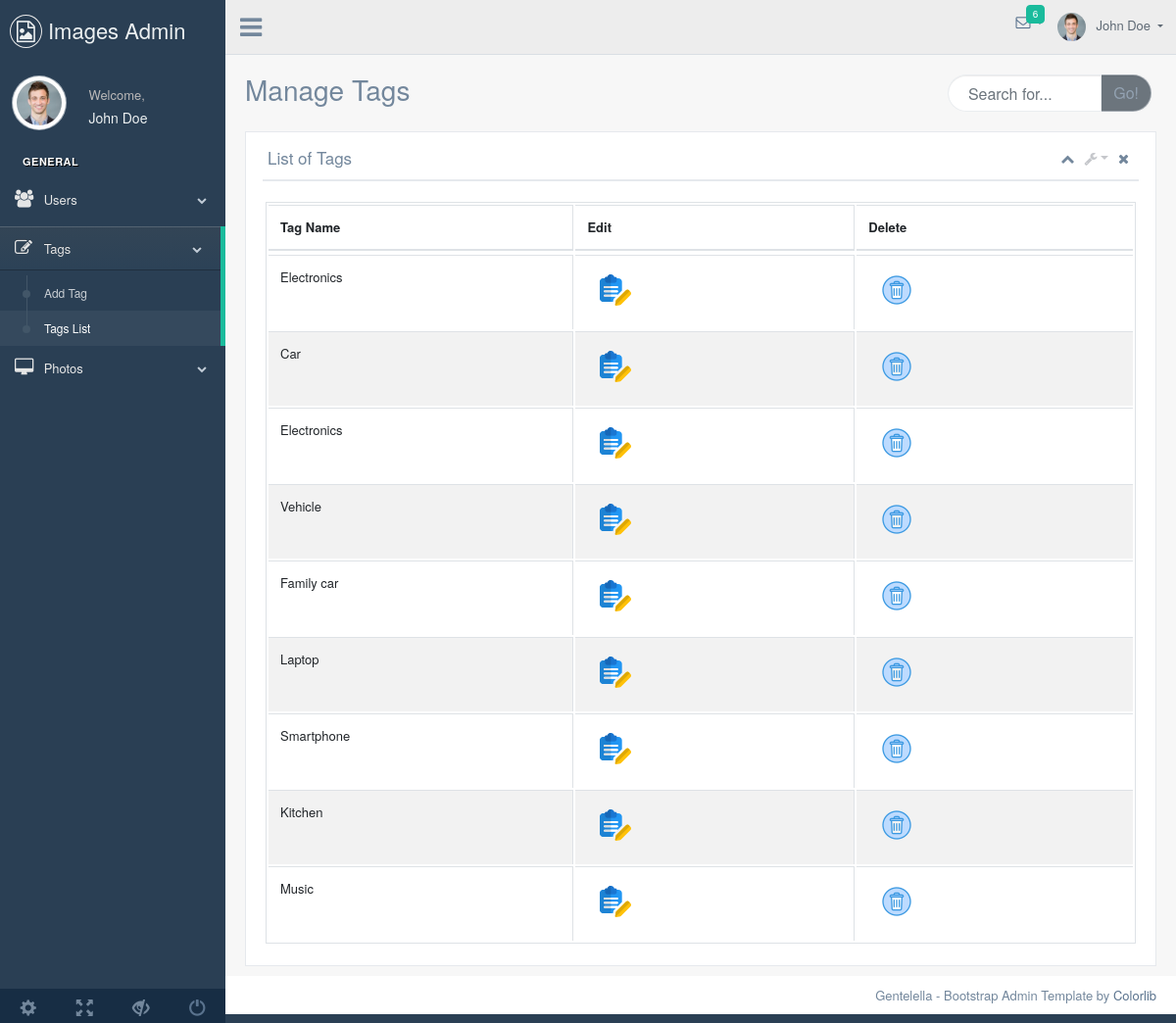
The app's page /admin/category_list.php with its own data.
### tables this page shows
CREATE TABLE `category` (
  `tag_id` int(10) NOT NULL,
  `category_name` varchar(150) NOT NULL
);

### admin/category_list.php (the view, shortened to what this page needs)
<?php
include('./dbcars_connection.php');
$data = $conn->query("select * from category")->fetchAll();
?>
<!DOCTYPE html>
<html lang="en">
  <head>
    <link href="vendors/bootstrap/dist/css/bootstrap.min.css" rel="stylesheet">
    <link href="vendors/font-awesome/css/font-awesome.min.css" rel="stylesheet">
    <link href="vendors/nprogress/nprogress.css" rel="stylesheet">
    <link href="vendors/iCheck/skins/flat/green.css" rel="stylesheet">
    <link href="vendors/datatables.net-bs/css/dataTables.bootstrap.min.css" rel="stylesheet">
    <link href="vendors/datatables.net-buttons-bs/css/buttons.bootstrap.min.css" rel="stylesheet">
    <link href="vendors/datatables.net-fixedheader-bs/css/fixedHeader.bootstrap.min.css" rel="stylesheet">
    <link href="vendors/datatables.net-responsive-bs/css/responsive.bootstrap.min.css" rel="stylesheet">
    <link href="vendors/datatables.net-scroller-bs/css/scroller.bootstrap.min.css" rel="stylesheet">
    <link href="build/css/custom.min.css" rel="stylesheet">
  </head>
  <body class="nav-md">
    <div class="container body">
      <div class="main_container">
        <div class="col-md-3 left_col">
          <div class="left_col scroll-view">
            <div class="navbar nav_title" style="border: 0;">
              <a href="\./cars_project/index1.php" class="site_title"><i class="fa fa-file-image-o"></i></i> <span>Images Admin</span></a>
            </div>
            <div class="profile clearfix">
              <div class="profile_pic">
                <img src="images/img.jpg" alt="..." class="img-circle profile_img">
              </div>
              <div class="profile_info">
                <span>Welcome,</span>
                <h2>John Doe</h2>
              </div>
            </div>
            <br />
					<div id="sidebar-menu" class="main_menu_side hidden-print main_menu">
                    <div class="menu_section">
							<h3>General</h3>
							<ul class="nav side-menu">
								<li><a><i class="fa fa-users"></i> Users <span class="fa fa-chevron-down"></span></a>
								</li>
								<li><a><i class="fa fa-edit"></i> Tags <span class="fa fa-chevron-down"></span></a>
									<ul class="nav child_menu">
										<li><a href="add_category.php">Add Tag</a></li>
										<li><a href="category_list.php">Tags List</a></li>
									</ul>
								</li>
								<li><a><i class="fa fa-desktop"></i> Photos <span class="fa fa-chevron-down"></span></a>
								</li>
							</ul>
						</div>
					</div>
            <div class="sidebar-footer hidden-small">
              <a data-toggle="tooltip" data-placement="top" title="Settings">
                <span class="glyphicon glyphicon-cog" aria-hidden="true"></span>
              </a>
              <a data-toggle="tooltip" data-placement="top" title="FullScreen">
                <span class="glyphicon glyphicon-fullscreen" aria-hidden="true"></span>
              </a>
              <a data-toggle="tooltip" data-placement="top" title="Lock">
                <span class="glyphicon glyphicon-eye-close" aria-hidden="true"></span>
              </a>
              <a data-toggle="tooltip" data-placement="top" title="Logout" href="login.php">
                <span class="glyphicon glyphicon-off" aria-hidden="true"></span>
              </a>
            </div>
          </div>
        </div>
        <div class="top_nav">
            <div class="nav_menu">
                <div class="nav toggle">
                  <a id="menu_toggle"><i class="fa fa-bars"></i></a>
                </div>
                <nav class="nav navbar-nav">
                <ul class=" navbar-right">
                  <li class="nav-item dropdown open" style="padding-left: 15px;">
                    <a href="javascript:;" class="user-profile dropdown-toggle" aria-haspopup="true" id="navbarDropdown" data-toggle="dropdown" aria-expanded="false">
                      <img src="images/img.jpg" alt="">John Doe
                    </a>
                  </li>
                  <li role="presentation" class="nav-item dropdown open">
                    <a href="javascript:;" class="dropdown-toggle info-number" id="navbarDropdown1" data-toggle="dropdown" aria-expanded="false">
                      <i class="fa fa-envelope-o"></i>
                      <span class="badge bg-green">6</span>
                    </a>
                  </li>
                </ul>
              </nav>
            </div>
          </div>
        <div class="right_col" role="main">
          <div class="">
            <div class="page-title">
              <div class="title_left">
                <h3>Manage Tags</h3>
              </div>
              <div class="title_right">
                <div class="col-md-5 col-sm-5 col-xs-12 form-group pull-right top_search">
                  <div class="input-group">
                    <input type="text" class="form-control" placeholder="Search for...">
                    <span class="input-group-btn">
                      <button class="btn btn-secondary" type="button">Go!</button>
                    </span>
                  </div>
                </div>
              </div>
            </div>
            <div class="clearfix"></div>
            <div class="row">
              <div class="col-md-12 col-sm-12 ">
                <div class="x_panel">
                  <div class="x_title">
                    <h2>List of Tags</h2>
                    <ul class="nav navbar-right panel_toolbox">
                      <li><a class="collapse-link"><i class="fa fa-chevron-up"></i></a>
                      </li>
                      <li class="dropdown">
                        <a href="#" class="dropdown-toggle" data-toggle="dropdown" role="button" aria-expanded="false"><i class="fa fa-wrench"></i></a>
                      </li>
                      <li><a class="close-link"><i class="fa fa-close"></i></a>
                      </li>
                    </ul>
                    <div class="clearfix"></div>
                  </div>
                  <div class="x_content">
                      <div class="row">
                          <div class="col-sm-12">
                            <div class="card-box table-responsive">
                    <form action ="" method="GET">
                        <table id="datatable" class="table table-striped table-bordered" style="width:100%">
                        <?php
                        echo "
                        <thead>
                            <tr>
                            <th>Tag Name</th>
                            <th>Edit</th>
                            <th>Delete</th>
                            </tr>
                          </thead>
                          <tbody>
                          <tr>
                          ";
                          foreach ($data as $row){
                            echo"
                            <tr>
                            <td> {$row['category_name']}</td>
                            <td><a href='edit_category.php?id={$row['tag_id']}'><img src='./images/edit.png' class='btn'></a></td>
                            <td><a href='delete_category.php?id={$row['tag_id']}'><img src='./images/delete.png' class='btn'></a></td>
                            </tr>";
                        }
                        echo"</table>";
                        ?>
                      </form>
                  </div>
                  </div>
              </div>
            </div>
                </div>
              </div>
            </div>
          </div>
        </div>
        <footer>
          <div class="pull-right">
            Gentelella - Bootstrap Admin Template by <a href="https://colorlib.com">Colorlib</a>
          </div>
          <div class="clearfix"></div>
        </footer>
      </div>
    </div>
  </body>
</html>

### records on screen
category: category_name "Electronics"
category: category_name "Car"
category: category_name "Electronics"
category: category_name "Vehicle"
category: category_name "Family car"
category: category_name "Laptop"
category: category_name "Smartphone"
category: category_name "Kitchen"
category: category_name "Music"
